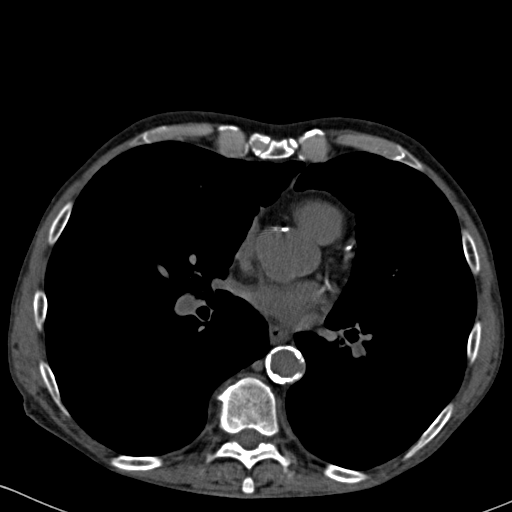
#> input picture 8-6-23/SAMPLE_STD.png, 512 x 512 px, given in place of pooled_ngct1_1.png, which was not available
$ python -i 3RCNN_XV.py   (imports and definitions only)
#> lines starting #> are read from the running program, lines starting #| are printed output that depends on the picture; pictures that were not available may be replaced by others from this repository, and a replacement may not be noted
### network.py
import numpy as np
import cv2
import random
import math
from algorithm import algorithm
from techniques import techniques
from SNN import SNN
from MPImodifiers import MPImodifiers

class network:
	def __init__(self):
		pass

	def generate_layer(prev, nodes):
		layer = []
		for i in range(prev):
			weights = []
			for j in range(nodes):
				weight = random.uniform(-1, 1)
				weights.append(weight)
			bias = random.uniform(-1, 1)
			layer.append([weights, bias])
		return layer

	# [10 lines left out: function generate_filters, not called in this run]

	def parallel_filters(num, size):
#> called with num = 16, size = 5
		layer1 = []
		for i in range(num):
			filter1 = np.random.rand(size, size)
			filter2 = filter1.tolist()
			layer1.append(filter2)
		return layer1

	# [280 lines left out: functions generate_feature_maps, max_pooling, pooled_maps, leaky_relu, connector_layer, forward_pass and 15 more, not called in this run]

### 3RCNN_XV.py
import cv2
import numpy as np
import csv
import fnmatch
import os
import csv
from FunctionalNetwork_XI import FunctionalNetwork
from network import network
from optimizerMV import optimizerMV
import time
from Modifications import Modifications
from mpi4py import MPI
from SNN import SNN

comm = MPI.COMM_WORLD
# [1 line that did not run here, left out]
# [1 line that did not run here, left out]

CV1 = network.parallel_filters(16, 5)
CV2 = network.parallel_filters(16, 5)
CV3 = network.parallel_filters(32, 3)
CV4 = network.parallel_filters(64, 3)
FC5 = network.generate_layer(64, 16)
FC6 = network.generate_layer(16, 4)
SF = network.generate_layer(4, 2)
filters = [CV1, CV2, CV3, CV4]
nodes = [FC5, FC6]
networkS = [filters, nodes, SF]

# ABOVE THIS: DO NOT TOUCH
#
#

# This is for RCA

# 1 scans
val = 40
alpha = 0.01
psi = 0.8

def save(networkN, code, losses):
	filters = networkN[0]
	nodes = networkN[1]
	SF = networkN[2]

	CV1 = filters[0]
	CV2 = filters[1]
	CV3 = filters[2]
	CV4 = filters[3]

	FC5 = nodes[0]
	FC6 = nodes[1]

	lst = [code]
	lst.append(min(losses))
	for i in range(len(losses)):
		lst.append(losses[i])
	lst.append("S")
	for a in range(len(filters)):
		for j in range(len(filters[a])):
			for k in range(len(filters[a][j])):
				for l in range(len(filters[a][j][k])):
					lst.append(filters[a][j][k][l])
	for b in range(len(nodes)):
		for j in range(len(nodes[b])):
			for k in range(len(nodes[b][j][0])):
				lst.append(nodes[b][j][0][k])
			lst.append(nodes[b][j][1])

	for c in range(len(SF)):
		for j in range(len(SF[c][0])):
			lst.append(SF[c][0][j])
		lst.append(SF[c][1])

	print(lst)
	csvfile = open("saved.csv", "a+")
	csvwriter = csv.writer(csvfile)
	csvwriter.writerow(lst)
	csvfile.close()


def div(lst, val):
	fin = []
	for i in range(len(lst)):
		new = lst[i] / val
		fin.append(new)
	return fin

def data(ptn, val = 0):
#> called with ptn = 1, val = 40
	rows = []
	with open("3RCNN_Data_Annotations.csv") as csvfile:
#> (reads 3RCNN_Data_Annotations.csv from the repository)
		csvreader = csv.reader(csvfile, delimiter = ",")
		for row in csvreader:
			if int(row[1]) == ptn:
				rows.append(row)
	if val == 0:
		val = len(rows) - 4
	images = []
	actuals = []
	for i in range(val):
		vals1 = [int(rows[i][3]), int(rows[i][4]), int(rows[i][5]), int(rows[i][6])]
		vals2 = [int(rows[i + 1][3]), int(rows[i + 1][4]), int(rows[i + 1][5]), int(rows[i + 1][6])]
		vals3 = [int(rows[i + 2][3]), int(rows[i + 2][4]), int(rows[i + 2][5]), int(rows[i + 2][6])]
		vals4 = [int(rows[i + 3][3]), int(rows[i + 3][4]), int(rows[i + 3][5]), int(rows[i + 3][6])]
		vals5 = [int(rows[i + 4][3]), int(rows[i + 4][4]), int(rows[i + 4][5]), int(rows[i + 4][6])]
		actuals.append([div(vals1, 1024), div(vals2, 1024), div(vals3, 1024), div(vals4, 1024), div(vals5, 1024)])

		image1 = cv2.imread("NGCT{}_IMG/pooled_ngct{}_{}.png".format(ptn, ptn, i + 1), 0)
#> image1 is the input picture: shape (512, 512); min 0, max 255, mean 20
		image2 = cv2.imread("NGCT{}_IMG/pooled_ngct{}_{}.png".format(ptn, ptn, i + 2), 0)
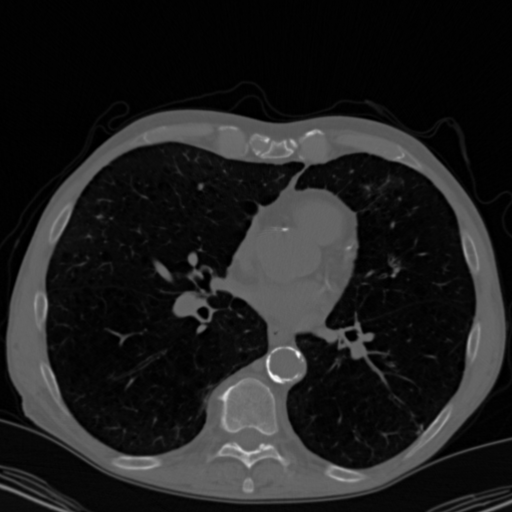
#> input picture 8-6-23/SAMPLE_NSTD.png, 512 x 512 px, given in place of pooled_ngct1_2.png, which was not available
#> image2 is the input picture: shape (512, 512); min 0, max 255, mean 31.3
		image3 = cv2.imread("NGCT{}_IMG/pooled_ngct{}_{}.png".format(ptn, ptn, i + 3), 0)
		image4 = cv2.imread("NGCT{}_IMG/pooled_ngct{}_{}.png".format(ptn, ptn, i + 4), 0)
		image5 = cv2.imread("NGCT{}_IMG/pooled_ngct{}_{}.png".format(ptn, ptn, i + 5), 0)
		image1 = cv2.resize(image1, (128, 128))
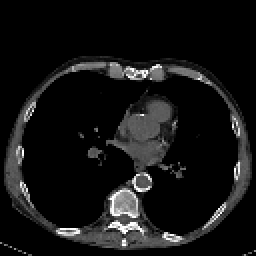
#> image1: shape (128, 128) (shown 2 times larger); min 0, max 255, mean 20
		image2 = cv2.resize(image2, (128, 128))
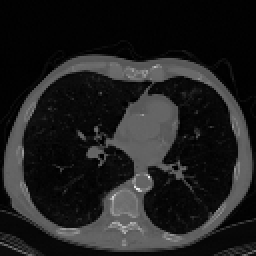
#> image2: shape (128, 128) (shown 2 times larger); min 0, max 246, mean 31.4
		image3 = cv2.resize(image3, (128, 128))
		image4 = cv2.resize(image4, (128, 128))
		image5 = cv2.resize(image5, (128, 128))
		images.append([image1, image2, image3, image4, image5])

	return (images, actuals)

losses = [64, 64]
nn = networkS
neurals = [networkS]
# scan 1
scan_start = time.time()
# [1 line that did not run here, left out]
# [133 lines not run here, left out]

end_scan = time.time()
# [4 lines not run here, left out]

>>> result = data('8-6-23/SAMPLE_STD.png')
